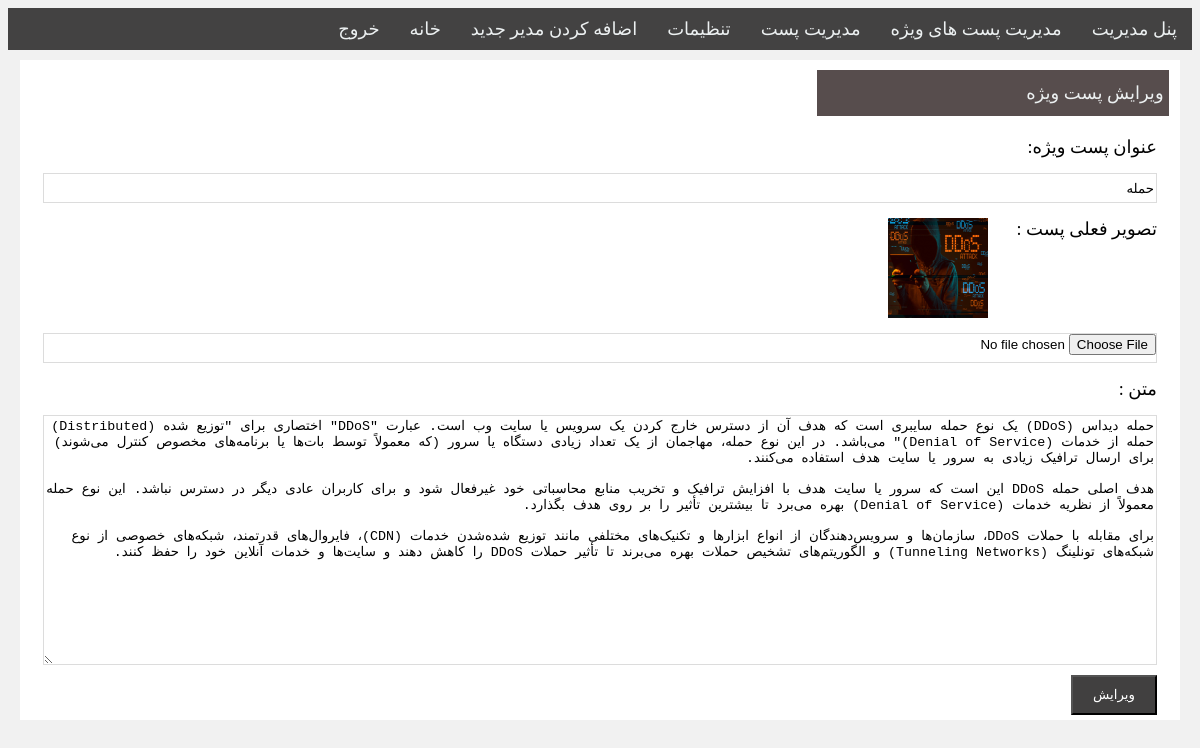
The app's page /admin/umanagespcialpost.php?sppostid=6 (signed in) with its own data.
### tables this page shows
CREATE TABLE IF NOT EXISTS `spcialpost` (
  `id` int NOT NULL AUTO_INCREMENT,
  `title` varchar(100) NOT NULL,
  `image` varchar(200) NOT NULL,
  `content` text NOT NULL,
  PRIMARY KEY (`id`)
);

### admin/umanagespcialpost.php (the view, shortened to what this page needs)
<?php include("menu.php") ?>
<div class="sendpostbox">
    <div class="sendposttitle">
        <p>ویرایش پست ویژه</p>
    </div>
        <?php
            $postid=$_GET['sppostid'];
            $query = "SELECT * FROM `spcialpost` where `id` =$postid ;";
            $result = mysqli_query($link, $query);
            while($row = mysqli_fetch_array($result)){
        ?>
    <form method="post" action="../code.php" enctype="multipart/form-data">
        <label>  عنوان پست ویژه:</label>
        <input type="text" name="title" value=<?php echo $row['title'] ?> >
        <label> تصویر فعلی پست  :</label>
        <img src=<?php echo"../". $row['image'];?>>
        <input type="file" name ="file1">
        <label>متن :</label>
        <textarea name="content"><?php echo $row['content'] ?></textarea>
        <input type="submit" value="ویرایش" name="btnsupdatepost">
    </form>
    <?php } ?>
</div>

### style/panel.css (style rules this page uses)
body { font-family: "b nazanin"; font-size: 18px; direction: rtl; background-color: #f1f1f1f1; }
div,p,ul { padding: 0px; margin: 0px; }
p { color: #ecf0f1; }
.sendpostbox { float: right; width: 98%; height: auto; background: #fff; margin: 10px 1%; }
.sendposttitle { float: right; width: 98%; height: auto; background-color: #fff; margin: 10px 1%; }
.sendposttitle p { width: 30%; padding: 12px 5px; background-color: #574D4D; float: right; }
.sendpostbox label { float: right; margin: 10px 2%; }
.sendpostbox input[type=text],[type=file] { float: right; width: 96%; height: 30px; margin: 5px 2%; border: 1px solid #dcdcdc; }
.sendpostbox input[type=submit] { background-color: #414040; color: white; }
.sendpostbox textarea { float: right; width: 96%; height: 250px; margin: 5px 2%; border: 1px solid #dcdcdc; }
.sendpostbox input[type=submit] { float: right; margin: 5px 2%; padding: 10px 20px; font-family: "b nazanin"; cursor: pointer; }
.sendpostbox img { float: right; width: 100px; height: 100px; margin: 10px 5px; }

### records on screen
spcialpost: image (picture), content "حمله دیداس (DDoS) یک نوع حمله سایبری است که هدف آن از دسترس خارج کردن یک سرویس یا سایت وب است. عبارت \"DDoS\" اختصاری برای \"توزیع شده (Distributed) حمله از خدمات (Denial of Service)\" می‌باشد. در این نوع حمله، مهاجمان از یک تعداد زیادی دستگاه یا سرور (که معمولاً توسط بات‌ها یا برنامه‌های مخصوص کنترل می‌شوند) برای ارسال ترافیک زیادی به سرور یا سایت هدف استفاده می‌کنند. هدف اصلی حمله DDoS این است که سرور یا سایت هدف با افزایش ترافیک و تخریب منابع محاسباتی خود غیرفعال شود و برای کاربران عادی دیگر در دسترس نباشد. این نوع حمله معمولاً از نظریه خدمات (Denial of Service) بهره می‌برد تا بیشترین تأثیر را بر روی هدف بگذارد. برای مقابله با حملات DDoS، سازمان‌ها و سرویس‌دهندگان از انواع ابزارها و…"
